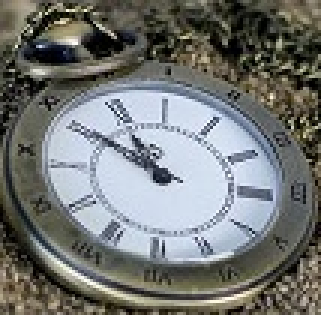
#> input picture BTL_XLA/code/chapter1/images/clock.jpg, 107 x 105 px (shown 3 times larger)
$ jupyter execute chapter2.ipynb
#> lines starting #> are read from the running program, lines starting #| are printed output that depends on the picture
Chapter 2: Sampling, Fourier Transform and Convolution

[cell 1]
from PIL import Image
from skimage.io import imread, imshow, show
import scipy.fftpack as fp
from scipy import ndimage, misc, signal
from skimage import data, img_as_float
from skimage.color import rgb2gray
from skimage.transform import rescale
import matplotlib.pylab as pylab
import numpy as np
import numpy.fft
import timeit

Up-Sampling

[cell 2]
im = Image.open("images/clock.jpg") # the original small clock image
#> im is the input picture: PIL image 107x105 RGB; mean R, G, B 116.4, 119.2, 117.3
pylab.imshow(im), pylab.show()

[cell 3]
im1 = im.resize((im.width*5, im.height*5), Image.NEAREST)
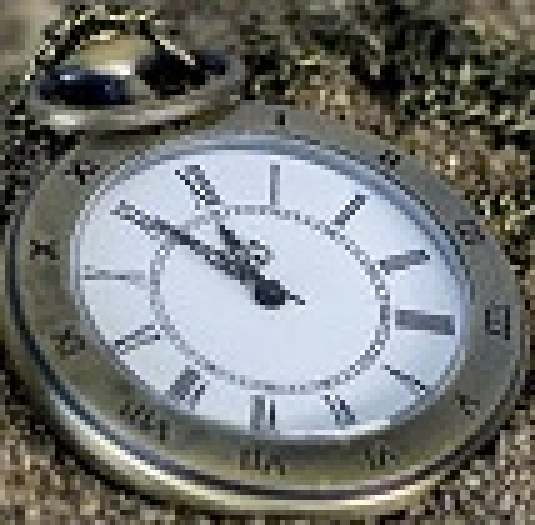
#> im1: PIL image 535x525 RGB; mean R, G, B 116.4, 119.2, 117.3
pylab.figure(figsize=(10,10)), pylab.imshow(im1), pylab.show()
